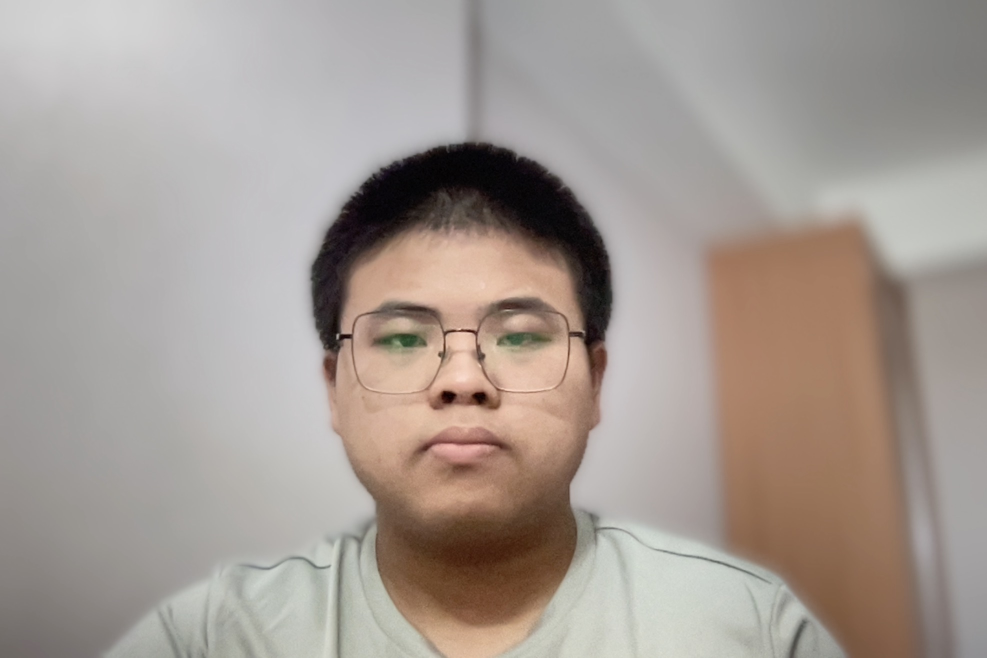
#> input picture facebank/ANDREAS_WIJAYA/foto-1.jpg, 1974 x 1316 px (shown at 1/2 size)
$ python -i sift_akaze_flann.py   (imports and definitions only)
#> lines starting #> are read from the running program, lines starting #| are printed output that depends on the picture
#> further down, picture is the input picture: shape (1316, 1974, 3); mean B, G, R 147.5, 154.3, 164.3
### core/utils.py
import numpy as np
import cv2
from typing import NamedTuple, TypedDict, List, Tuple, Dict

class Coordinate(NamedTuple):
    x1: int
    y1: int
    x2: int
    y2: int

class TrackedCoordinate(NamedTuple):
    id: int
    coordinate: Coordinate

class LocalDescriptorResult(NamedTuple):
    keypoints: Tuple[cv2.KeyPoint]
    descriptor: np.ndarray

class Person(TypedDict):
    name: str
    images: List[np.ndarray]
    descriptors: Dict[str, List[LocalDescriptorResult]]  # descriptor_name: List of local descriptors result / (key, desc)


def resize_image(image: np.ndarray, target_height: int = 256) -> np.ndarray:
    h, w = image.shape[:2]
    scale = target_height / h
    new_width = int(w * scale)
    resized_image = cv2.resize(image, (new_width, target_height), interpolation=cv2.INTER_AREA)
    return resized_image

### core/recognizer/sift_akaze_flann.py
import cv2
import numpy as np
from typing import Dict, List
from core.utils import resize_image, LocalDescriptorResult, Person


### Preprocess Image
clahe = cv2.createCLAHE(clipLimit=3.0, tileGridSize=(8, 8))

def _gamma_estimation(image_bgr: np.ndarray):
    hsv = cv2.cvtColor(image_bgr, cv2.COLOR_BGR2HSV)
    _, _, val = cv2.split(hsv)  # split into hue, sat, val [only use val]
    mid = .5
    mean = np.mean(val)
    gamma = np.log(mid * 255) / np.log(mean)
    return gamma

def _adjust_gamma(image, gamma=1.0):
    invGamma = 1.0 / gamma
    table = np.array([((i / 255.0) ** invGamma) * 255 for i in np.arange(0, 256)]).astype("uint8")
    return cv2.LUT(image, table)

def preprocess_image(image_bgr: np.ndarray, target_height: int = 256) -> np.ndarray:
#> called with target_height = 256
    image_gray = cv2.cvtColor(image_bgr, cv2.COLOR_BGR2GRAY)
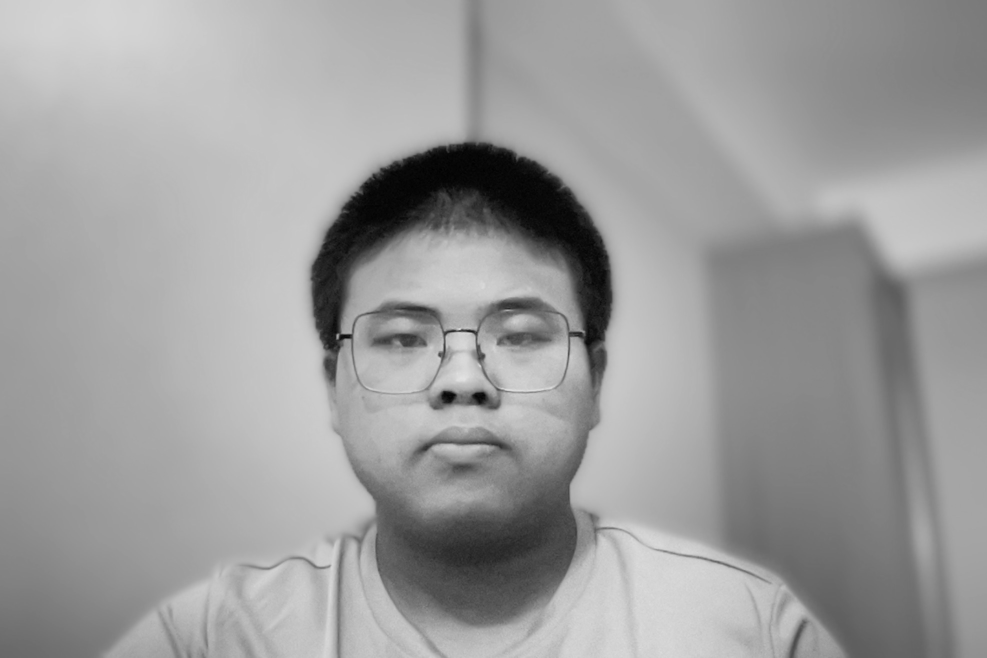
#> image_gray: shape (1316, 1974) (shown at 1/2 size); min 0, max 230, mean 156.6
    image_gray = cv2.equalizeHist(image_gray)
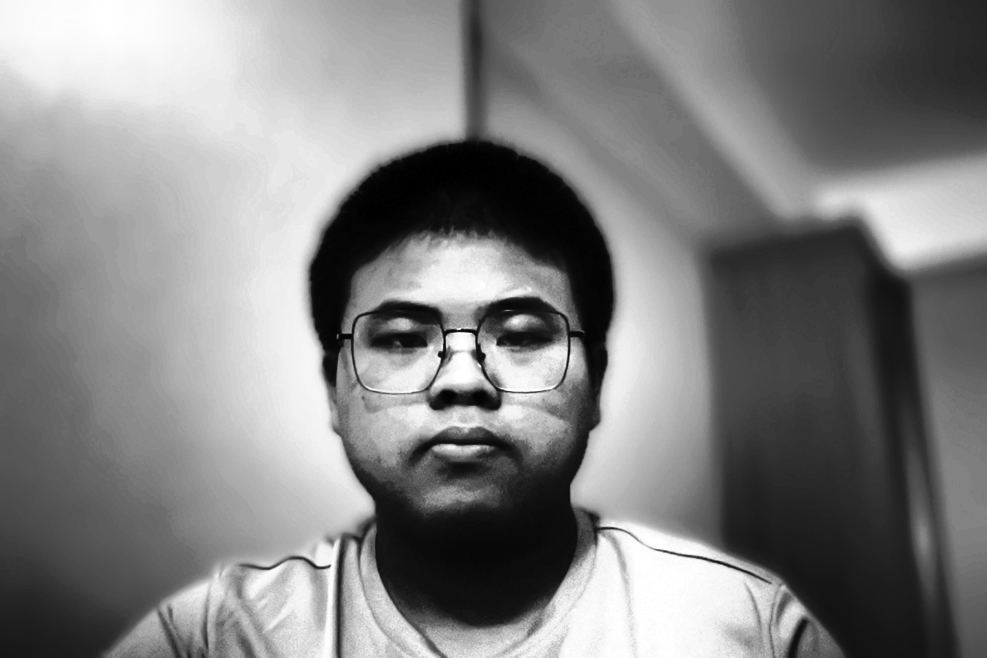
#> image_gray: shape (1316, 1974) (shown at 1/2 size); min 0, max 255, mean 128.8
    image_gray = cv2.GaussianBlur(image_gray, (5, 5), 0)

    image_gray = clahe.apply(image_gray)
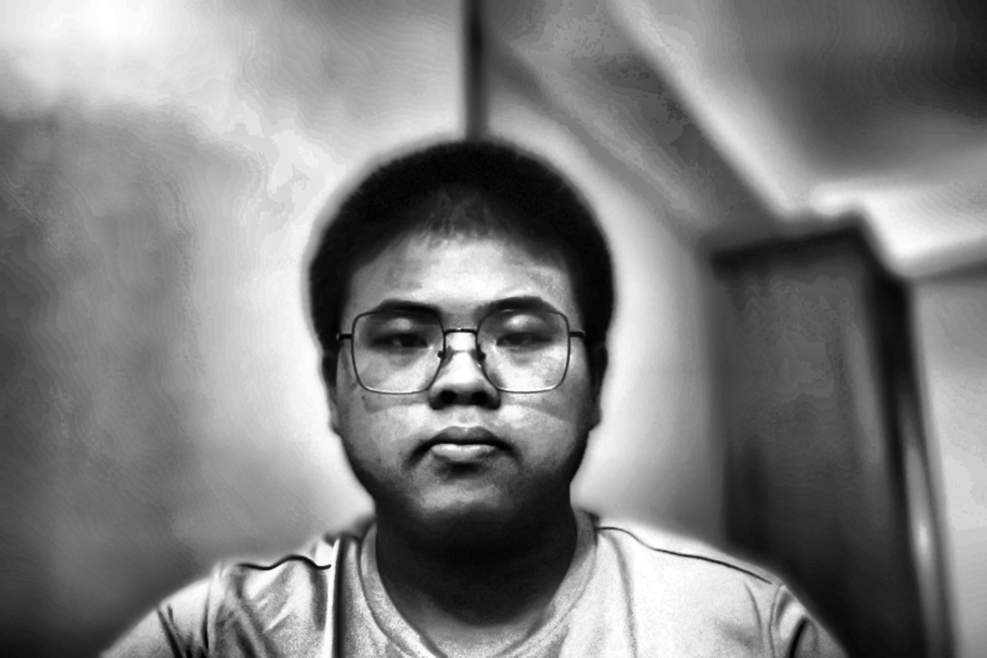
#> image_gray: shape (1316, 1974) (shown at 1/2 size); min 0, max 255, mean 126.6

    approx_gamma = _gamma_estimation(image_bgr=image_bgr)
#> in _gamma_estimation, `hsv = cv2.cvtColor(image_bgr, cv2.COLOR_BGR2HSV)`: hsv: shape (1316, 1974, 3); mean H, S, V 44.1, 31.6, 164.9
#> in _gamma_estimation, `_, _, val = cv2.split(hsv)`:
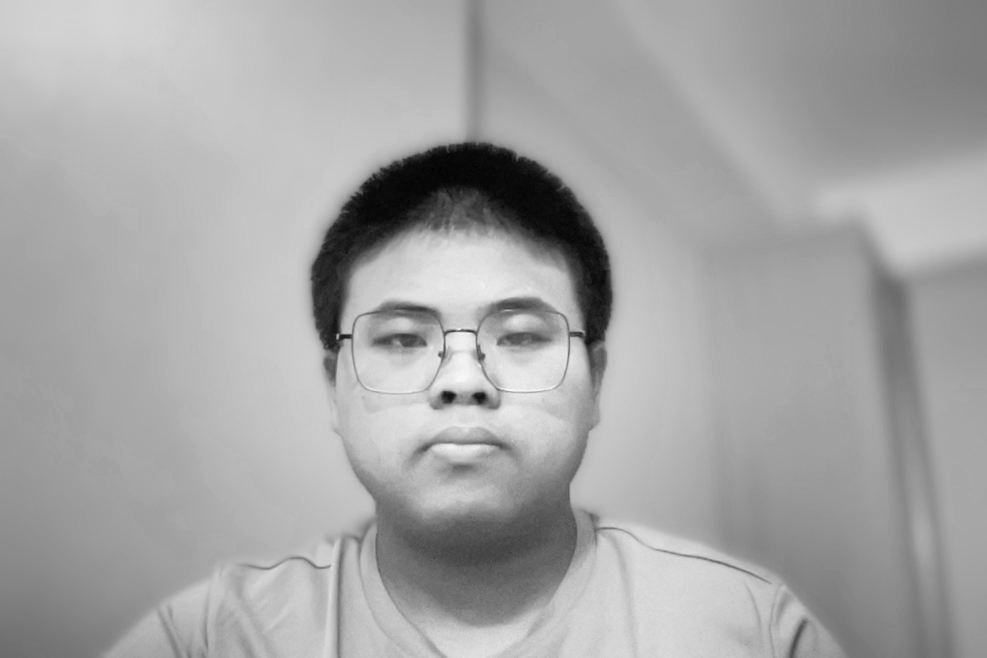
#> val: shape (1316, 1974) (shown at 1/2 size); min 0, max 255, mean 164.9
#> in _gamma_estimation, `mean = np.mean(val)`: mean = 164.9
#> in _gamma_estimation, `gamma = np.log(mid * 255) / np.log(mean)`: gamma = 0.95
#> approx_gamma = 0.95
    image_gray = _adjust_gamma(image_gray, gamma=approx_gamma)
#> in _adjust_gamma, `invGamma = 1.0 / gamma`: invGamma = 1.05
#> in _adjust_gamma, `table = np.array([((i / 255.0) ** invGamma) * 255 for i in np.arange(0..`: table = 256 values from 0 to 255

    image_gray = resize_image(image_gray, target_height)
#> in resize_image, `resized_image = cv2.resize(image, (new_width, target_height), interpol..`:
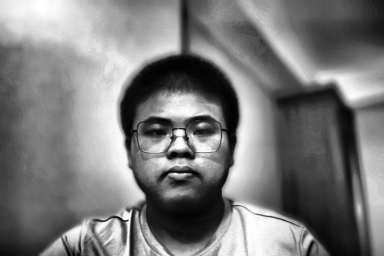
#> resized_image: shape (256, 384); min 0, max 255, mean 122.7
    return image_gray


### Local Descriptor
sift = cv2.SIFT_create()
# [4 lines left out: function sift_descriptor_detect, not called in this run]

akaze = cv2.AKAZE_create()
# [4 lines left out: function akaze_descriptor_detect, not called in this run]


### Recognizer
flann_sift = cv2.FlannBasedMatcher(
    dict(algorithm=1, trees=3),
    dict(checks=5)
)
flann_akaze = cv2.FlannBasedMatcher(
    dict(algorithm=1, trees=3),
    dict(checks=5)
)

# [44 lines left out: function face_recognition, not called in this run]

>>> import cv2
>>> picture = cv2.imread('../../facebank/ANDREAS_WIJAYA/foto-1.jpg')
>>> result = preprocess_image(picture)
